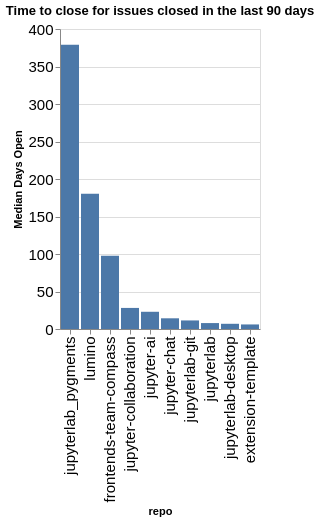

Source (notebook cell):
### Code cell
time_open = closed.groupby(['org', 'repo']).agg({'time_open': 'median'}).reset_index()
time_open['time_open'] = time_open['time_open'] / (60 * 60 * 24)
time_open['org/repo'] = time_open.apply(lambda a: a['org'] + '/' + a['repo'], axis=1)
sorted_vals = time_open.sort_values(['org', 'time_open'], ascending=False)['repo'].values
alt.Chart(data=time_open, title=f"Time to close for issues closed in the last {n_days} days").mark_bar().encode(
    x=alt.X('repo', sort=alt.Sort(sorted_vals.tolist())),
    y=alt.Y('time_open', title="Median Days Open"),
)

### Figure 1 — Vega-Lite specification as saved in the notebook (floating-point values rounded to 4 significant figures)
{"config": {"axisLeft": {"labelFontSize": 15}, "axisBottom": {"labelFontSize": 15}}, "data": {"name": "data-26392f68fb3758683c6d37cac469307e"}, "mark": {"type": "bar"}, "encoding": {"x": {"field": "repo", "sort": ["jupyterlab_pygments", "lumino", "frontends-team-compass", "jupyter-collaboration", "jupyter-ai", "jupyter-chat", "jupyterlab-git", "jupyterlab", "jupyterlab-desktop", "extension-template"], "type": "nominal"}, "y": {"field": "time_open", "title": "Median Days Open", "type": "quantitative"}}, "title": "Time to close for issues closed in the last 90 days", "$schema": "https://vega.github.io/schema/vega-lite/v5.20.1.json", "datasets": {"data-26392f68fb3758683c6d37cac469307e": [{"org": "jupyterlab", "repo": "extension-template", "time_open": 6.079, "org/repo": "jupyterlab/extension-template"}, {"org": "jupyterlab", "repo": "frontends-team-compass", "time_open": 97.81, "org/repo": "jupyterlab/frontends-team-compass"}, {"org": "jupyterlab", "repo": "jupyter-ai", "time_open": 22.97, "org/repo": "jupyterlab/jupyter-ai"}, {"org": "jupyterlab", "repo": "jupyter-chat", "time_open": 14.27, "org/repo": "jupyterlab/jupyter-chat"}, {"org": "jupyterlab", "repo": "jupyter-collaboration", "time_open": 28.1, "org/repo": "jupyterlab/jupyter-collaboration"}, {"org": "jupyterlab", "repo": "jupyterlab", "time_open": 7.904, "org/repo": "jupyterlab/jupyterlab"}, {"org": "jupyterlab", "repo": "jupyterlab-desktop", "time_open": 6.942, "org/repo": "jupyterlab/jupyterlab-desktop"}, {"org": "jupyterlab", "repo": "jupyterlab-git", "time_open": 11.42, "org/repo": "jupyterlab/jupyterlab-git"}, {"org": "jupyterlab", "repo": "jupyterlab_pygments", "time_open": 378.8, "org/repo": "jupyterlab/jupyterlab_pygments"}, {"org": "jupyterlab", "repo": "lumino", "time_open": 180.5, "org/repo": "jupyterlab/lumino"}]}}
